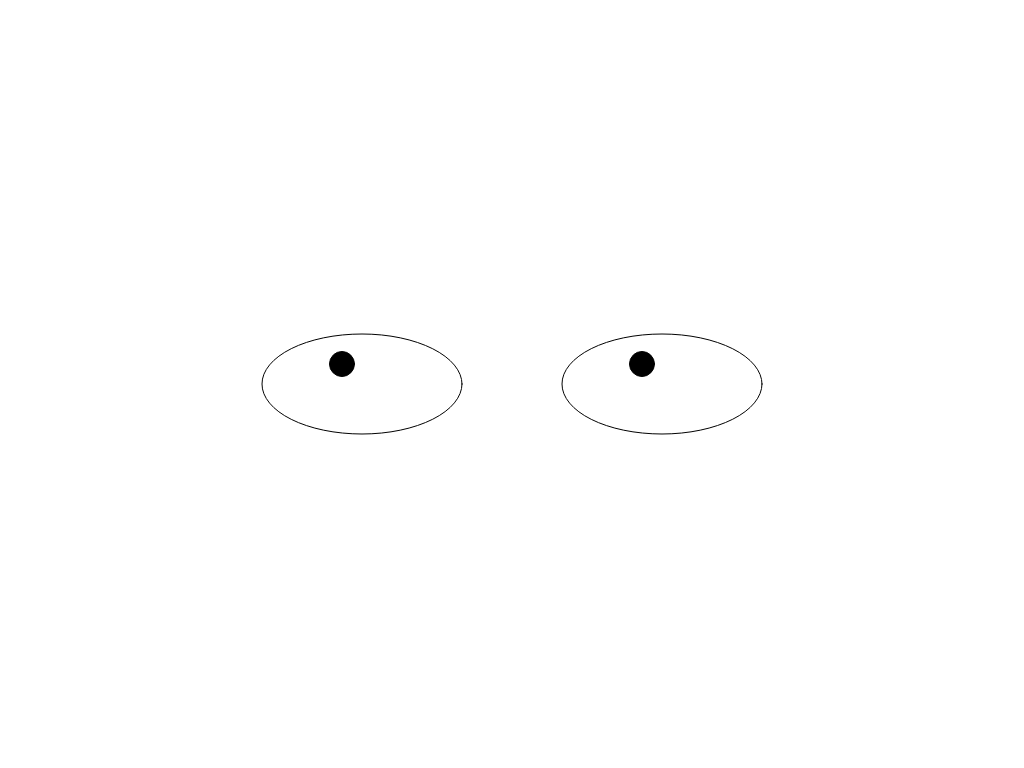
Frame 1 (no input)
Frame 60 (no input): identical to frame 1, image omitted
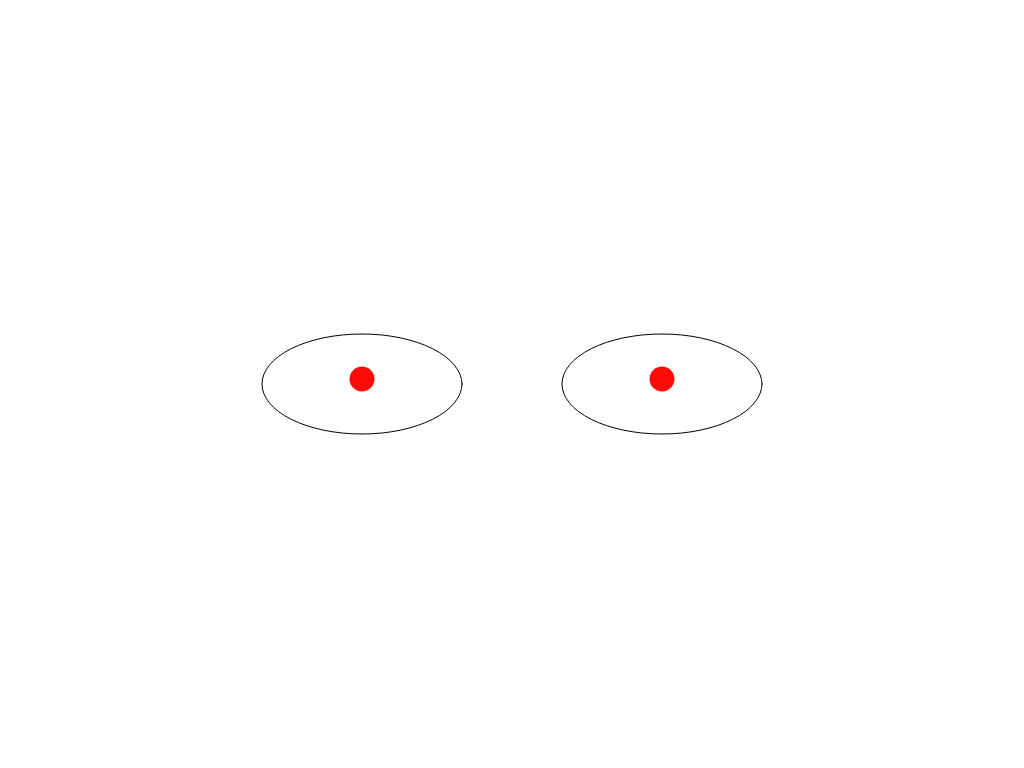
Frame 120 (the mouse pressed at the canvas centre since frame 60)

The p5.js sketch that drew these frames (run headless with seeded random() and noise() and a simulated clock; from frame 60 on, the mouse is pressed at the canvas centre):

// p5.js sketch
// ── sketch.js
let offsetX;
let offsetY;
let velocityX;
let velocityY;

const canvasWidth = 1024;
const canvasHeight = 768;

function setup() {
  createCanvas(canvasWidth, canvasHeight);
}

function draw() {
  velocityX = mouseX - pmouseX;
  velocityY = mouseY - pmouseY;
  background(255);
  stroke(0);
  offsetX = map(mouseX, 0, width, -20, 20);
  offsetY = map(mouseY, 0, width, -20, 20);
  fill(255);
  ellipse(width/2 - 150, height/2, 200, 100);
  ellipse(width/2 + 150, height/2, 200, 100);
    
  fill(0);
  if(mouseIsPressed){
    noStroke();
    fill(255, 10, 10);
  }
  ellipse(width/2 - 150 + offsetX , height/2 + offsetY, 25 + velocityX, 25 + velocityY);
  ellipse(width/2 + 150 + offsetX, height/2 + offsetY, 25 + velocityX, 25 + velocityY);
  console.log('mouseX -->', mouseX);
  console.log('pmouseX -->',pmouseX);
  console.log('difference -->', velocityX);
  
}
